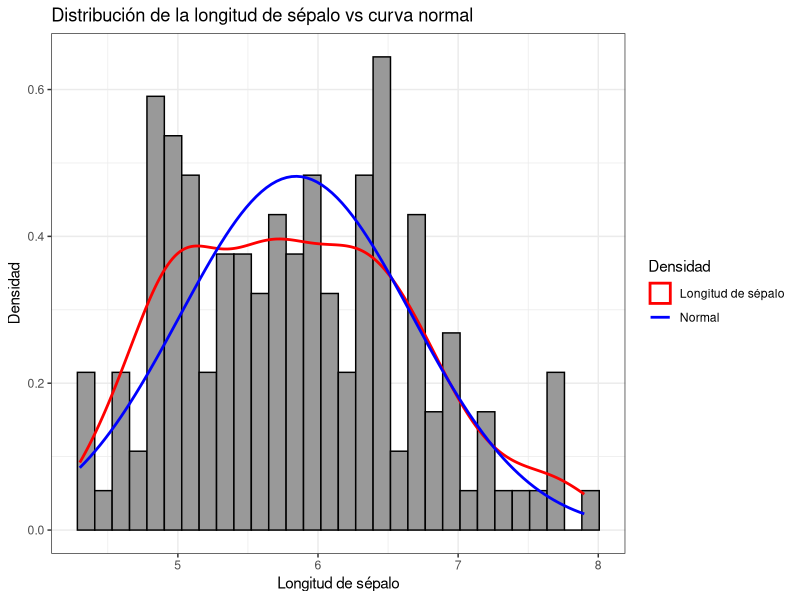
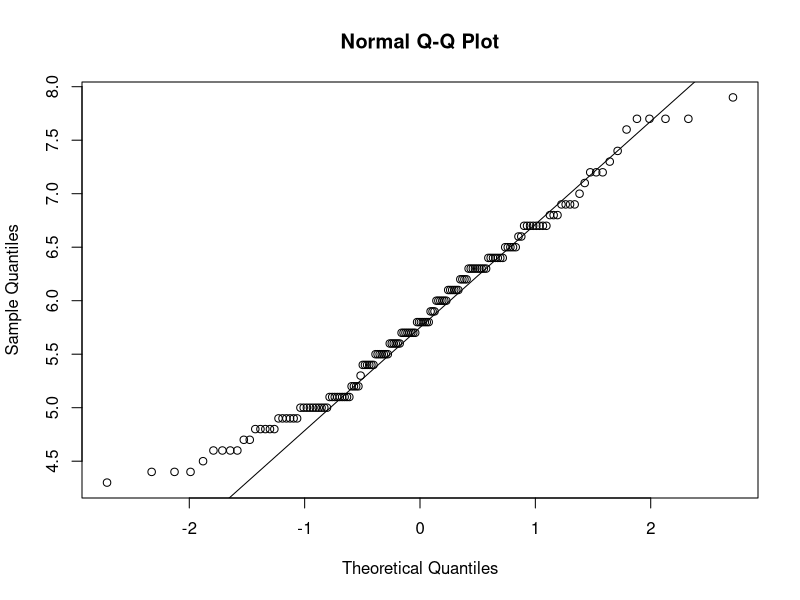
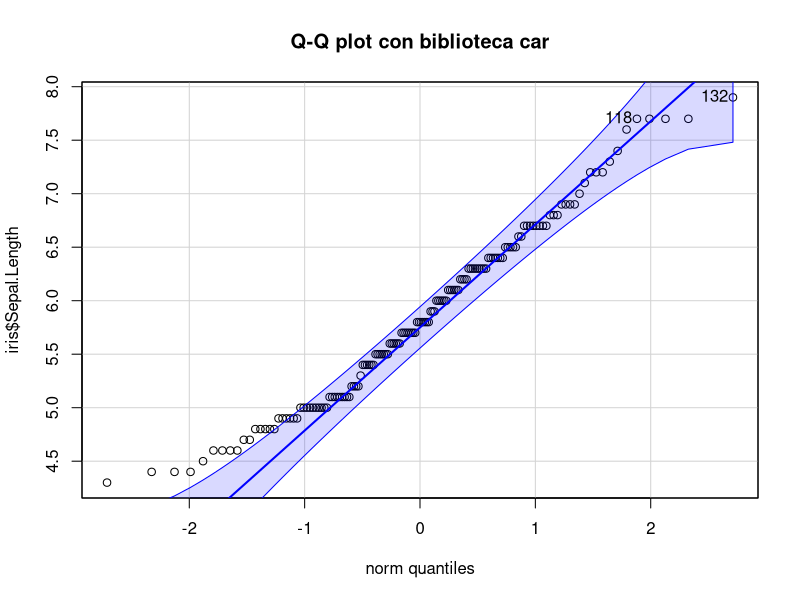
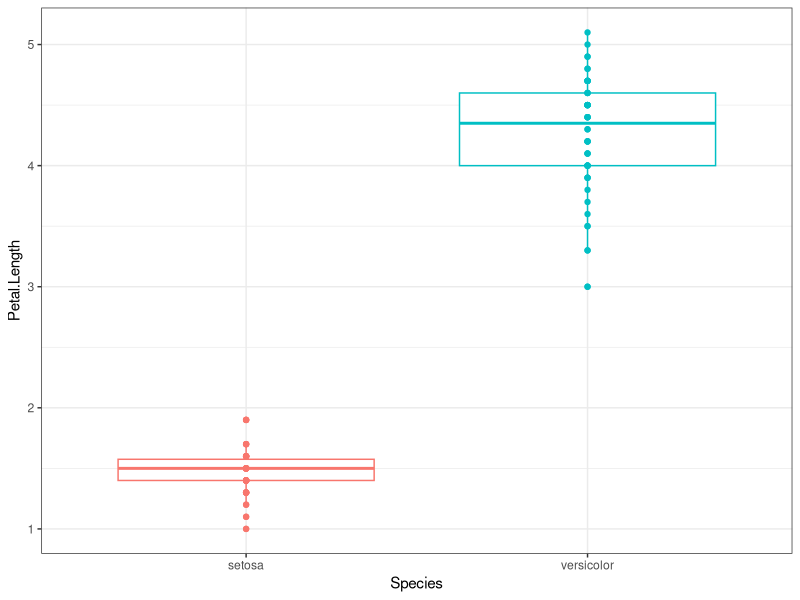
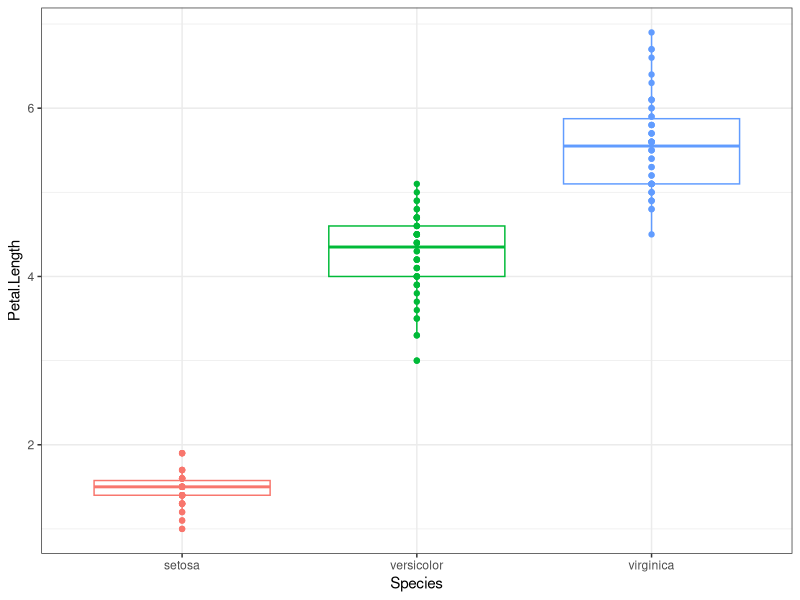
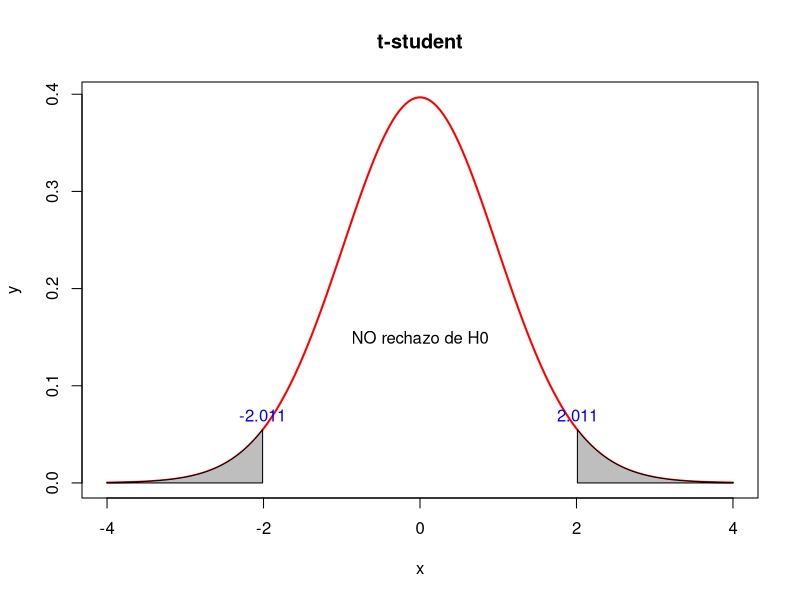
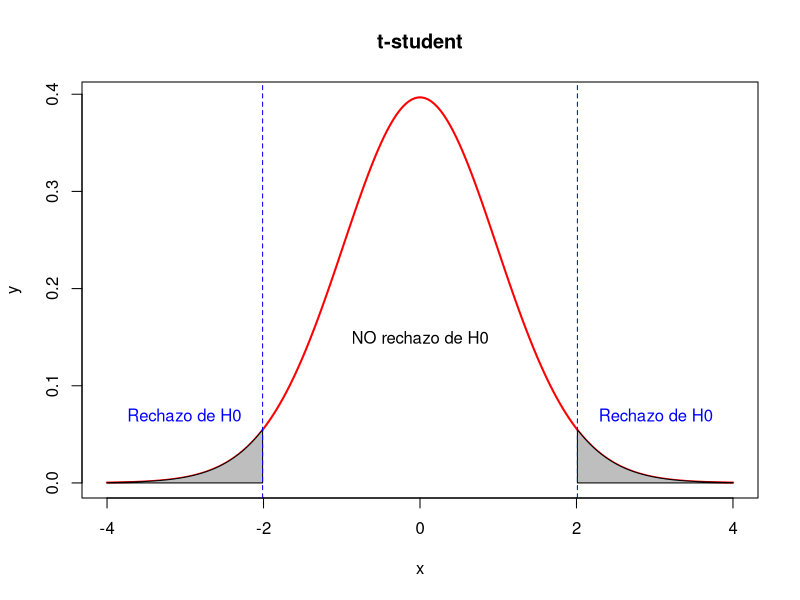
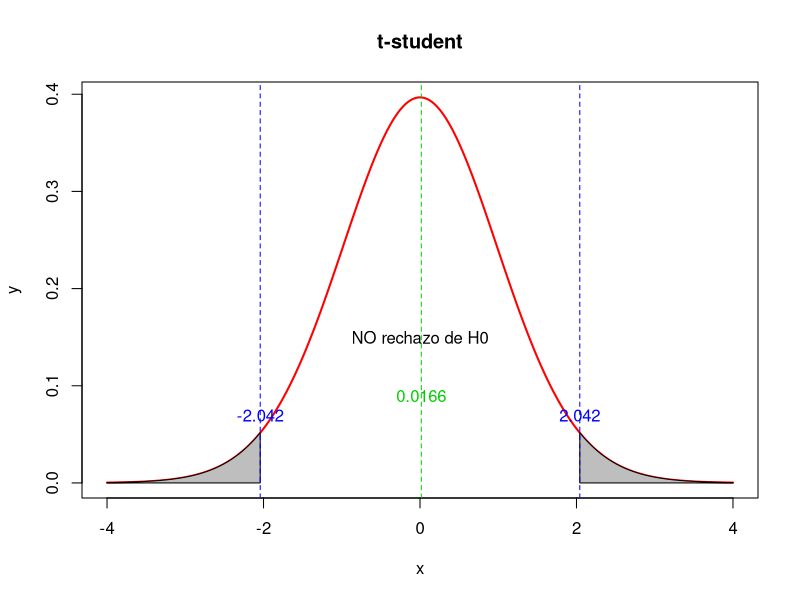

The R source for these figures, in order:
## ---- chunk 1
knitr::opts_chunk$set(echo = TRUE, fig.align = "center")
## ---- chunk 2
library(ggplot2)
ggplot(data = iris, aes(x = Sepal.Length)) +
  geom_histogram(aes(y = ..density..), color = "black", fill = "gray60") +
  geom_density(aes(color = "Longitud de sépalo"), lwd = 0.95) +
  stat_function(aes(color = "Normal"), fun = dnorm, lwd = 0.95,
                args = list(mean = mean(iris$Sepal.Length),
                            sd = sd(iris$Sepal.Length))) +
  scale_colour_manual("Densidad", values = c("red", "blue")) +
  labs(x = "Longitud de sépalo", y = "Densidad",
       title = "Distribución de la longitud de sépalo vs curva normal") +
  theme_bw()
## ---- chunk 3
qqnorm(y = iris$Sepal.Length)
qqline(y = iris$Sepal.Length)
## ---- chunk 4
library(car)
qqPlot(iris$Sepal.Length, main = "Q-Q plot con biblioteca car")
## ---- chunk 5
shapiro.test(x = iris$Sepal.Length)
## ---- chunk 6
ks.test(x = iris$Sepal.Length, y = "pnorm", mean(iris$Sepal.Length),
        sd(iris$Sepal.Length))
## ---- chunk 7
datos_filtrados <- iris[iris$Species == "setosa" | iris$Species == "versicolor",]

ggplot(data = datos_filtrados, aes(x = Species, y = Petal.Length, colour = Species)) +
  geom_boxplot() +
  geom_point() +
  theme_bw() +
  theme(legend.position = "none")
## ---- chunk 8
var.test(x = iris[iris$Species == "versicolor", "Petal.Length"],
         y = iris[iris$Species == "setosa", "Petal.Length"])
## ---- chunk 9
ggplot(data = iris, aes(x = Species, y = Petal.Length, colour = Species)) +
  geom_boxplot() +
  geom_point() +
  theme_bw() +
  theme(legend.position = "none")
## ---- chunk 10
bartlett.test(iris$Petal.Length ~ iris$Species)
## ---- chunk 11
library(car)
leveneTest(y = iris$Petal.Length, group = iris$Species)
## ---- chunk 12
head(Soils)
## ---- chunk 13
qt(p = 0.025, df = 47) #función qt para hallar el valor (cuantil) de t de alfa/2
qt(p = 0.975, df = 47) #función qt para hallar el valor (cuantil) de t de alfa/2
## ---- chunk 14
mean(Soils$pH)
## ---- chunk 15
sd(Soils$pH)
## ---- chunk 16
Limite_inferior <- 4.669-((2.011)*(0.671/sqrt(48)))
Limite_inferior
## ---- chunk 17
Limite_superior <- 4.669+((2.011)*(0.671/sqrt(48)))
Limite_superior
## ---- chunk 18
qt(p = 0.05, df = 47) #función qt para hallar el valor (cuantil) de t de alfa/2
qt(p = 0.95, df = 47) #función qt para hallar el valor (cuantil) de t de alfa/2
## ---- chunk 19
mean(Soils$N)
## ---- chunk 20
sd(Soils$N)
## ---- chunk 21
Limite_inferior <- 0.101-((1.677)*(0.067/sqrt(48)))
Limite_inferior
## ---- chunk 22
Limite_superior <- 0.101+((1.677)*(0.067/sqrt(48)))
Limite_superior
## ---- chunk 23
qt(p = 0.005, df = 47) #función qt para hallar el valor (cuantil) de t de alfa/2
qt(p = 0.995, df = 47) #función qt para hallar el valor (cuantil) de t de alfa/2
## ---- chunk 24
mean(Soils$P)
## ---- chunk 25
sd(Soils$P)
## ---- chunk 26
Limite_inferior <- 166.16-((2.684)*(81.160/sqrt(48)))
Limite_inferior
## ---- chunk 27
Limite_superior <- 166.16+((2.684)*(81.160/sqrt(48)))
Limite_superior
## ---- chunk 28
mean(Soils$pH) #promedio de pH
sd(Soils$pH) #desviación estándar (S) de pH
## ---- chunk 29
t_observado <- (4.669375-6.5)/((0.6718549/sqrt(48)))
t_observado
## ---- chunk 30
t_teorico_ <- qt(p = 0.025, df = 47)
t_teorico_
## ---- chunk 31
x <- seq(-4, 4, length = 200)
y <- dt(x, df = 47)
plot(x, y, type = "l", lwd = 2, col = "red", main = "t-student")
x <- seq(-4, -2.011741, length = 200)
y <- dt(x, df = 47)
polygon(c(-4, x, -2.011741), c(0, y, 0), col = "gray")
x <- seq(2.011741, 4, length = 200)
y <- dt(x, df = 47)
polygon(c(2.011741, x, 4), c(0, y, 0), col = "gray")
text(x = -2.011741, y = 0.07, labels = "-2.011", col = "blue")
text(x = 2.011741, y = 0.07, labels = "2.011", col = "blue")
text(x = 0, y = 0.15, labels = "NO rechazo de H0", col = "black")
## ---- chunk 32
x <- seq(-4, 4, length = 200)
y <- dt(x, df = 47)
plot(x, y, type = "l", lwd = 2, col = "red", main = "t-student")
x <- seq(-4, -2.011741, length = 200)
y <- dt(x, df = 47)
polygon(c(-4, x, -2.011741), c(0, y, 0), col = "gray")
x <- seq(2.011741, 4, length = 200)
y <- dt(x, df = 47)
polygon(c(2.011741, x, 4), c(0, y, 0), col = "gray")
abline(v = 2.011741, col = "blue", lty = 2)
abline(v = -2.011741, col = "blue", lty = 2)
text(x = 0, y = 0.15, labels = "NO rechazo de H0", col = "black")
text(x = -3.011741, y = 0.07, labels = "Rechazo de H0", col = "blue")
text(x = 3.011741, y = 0.07, labels = "Rechazo de H0", col = "blue")
## ---- chunk 33
ph_slope <- Soils[Soils$Contour == "Slope", "pH"] #vector con los datos de pH para Slope 
ph_depression <- Soils[Soils$Contour == "Depression", "pH"] #vector con los datos de pH para Depression 
length(ph_slope) #n1
length(ph_depression) #n2
## ---- chunk 34
mean(ph_slope)
mean(ph_depression)
## ---- chunk 35
sd(ph_slope)
sd(ph_depression)
## ---- chunk 36
var(ph_slope)
var(ph_depression)
## ---- chunk 37
sp <- ((16-1)*0.8487) + ((16-1)*0.5430)/(16+16-2)
sp
## ---- chunk 38
t_observado <- (4.74625-4.691875)/(13.002*sqrt((0.7203583/16)+(0.2948963/16)))
t_observado
## ---- chunk 39
qt(p = 0.025, df = 30)
qt(p = 0.025, df = 30)
## ---- chunk 40
x <- seq(-4, 4, length = 200)
y <- dt(x, df = 47)
plot(x, y, type = "l", lwd = 2, col = "red", main = "t-student")
x <- seq(-4, -2.042272, length = 200)
y <- dt(x, df = 47)
polygon(c(-4, x, -2.042272), c(0, y, 0), col = "gray")
x <- seq(2.042272, 4, length = 200)
y <- dt(x, df = 47)
polygon(c(2.042272, x, 4), c(0, y, 0), col = "gray")
abline(v = 2.042272, col = "blue", lty = 2)
abline(v = -2.042272, col = "blue", lty = 2)
abline(v = 0.01661231, col = "green3", lty = 2)
text(x = 0.01661231, y = 0.09, labels = "0.0166", col = "green3")
text(x = -2.042272, y = 0.07, labels = "-2.042", col = "blue")
text(x = 2.042272, y = 0.07, labels = "2.042", col = "blue")
text(x = 0, y = 0.15, labels = "NO rechazo de H0", col = "black")
## ---- chunk 41
t.test(x = Soils$pH, conf.level = 0.95)
## ---- chunk 42
ic_ph <- t.test(x = Soils$pH, conf.level = 0.95)
names(ic_ph) #nombres de los resultados de ic_ph producto del t.test()
ic_ph["conf.int"] #Mostrando sólo el resultado que compete a los intervalos de confianza
## ---- chunk 43
ic_N <- t.test(x = Soils$N, conf.level = 0.90)
ic_N["conf.int"] #Mostrando sólo el resultado que compete a los intervalos de confianza
## ---- chunk 44
ic_P <- t.test(x = Soils$P, conf.level = 0.99)
ic_P["conf.int"] #Mostrando sólo el resultado que compete a los intervalos de confianza
## ---- chunk 45
t.test(x = Soils$pH, mu = 6.5, alternative = "two.sided", conf.level = 0.95)
## ---- chunk 46
library(car)
par(mfrow = c(1, 2))
qqPlot(Soils$pH, main = "QQ plot del pH", ylab = "pH")
hist(Soils$pH, xlab = "pH", ylab = "Frecuencia", main = "Distribución del pH",
     col = "gray50", nclass = 15, probability = TRUE)
lines(density(x = Soils$pH), lwd = 1.5, col = "red")
## ---- chunk 47
shapiro.test(Soils$pH)
ks.test(x = Soils$pH, "pnorm")
## ---- chunk 48
ph_slope <- Soils[Soils$Contour == "Slope", "pH"] #vector con los datos de pH para Slope 
ph_depression <- Soils[Soils$Contour == "Depression", "pH"] #vector con los datos de pH para Depression 

t.test(x = ph_slope, y = ph_depression, alternative = "two.sided", mu = 0, var.equal = TRUE)
## ---- chunk 49
muestra1 <- c(19.2, 20.8, 20.5, 18.7, 19.3, 20.2, 20.4, 19.9, 18.7, 16.5)
muestra2 <- c(20.1, 18.6, 17.9, 16.5, 21.2, 17.1, 18.6, 19.6, 19.4, 17.9)
## ---- chunk 50
ic_m1 <- t.test(x = muestra1, conf.level = 0.95)
ic_m1["conf.int"] #Mostrando sólo el resultado que compete a los intervalos de confianza
## ---- chunk 51
ic_m1 <- t.test(x = muestra1, conf.level = 0.95) #intervalo de confianza muestra 1
ic_m1["conf.int"] 
## ---- chunk 52
ic_m2 <- t.test(x = muestra2, conf.level = 0.95) #intervalo de confianza muestra 2
ic_m2["conf.int"] 
## ---- chunk 53
par(mfrow = c(1, 2))
boxplot(muestra1, col = "gray45", main = "Boxplot muestra 1", ylab = "Galones/100 Km")
boxplot(muestra2, col = "gray45", main = "Boxplot muestra 2", ylab = "Galones/100 Km")
## ---- chunk 54
par(mfrow = c(1, 2))
qqPlot(muestra1, main = "Q-Q plot muestra 1")
qqPlot(muestra2, main = "Q-Q plot muestra 2")
## ---- chunk 55
t.test(x = muestra1,                    #muestra 1
       y = muestra2,                    #muestra 2
       conf.level = 0.95,               #nivel de confianza
       alternative = "two.sided",       #prueba bilateral
       var.equal = TRUE)                #igualdad de varianzas
## ---- chunk 56
x <- seq(-4, 4, length = 200)
y <- dt(x, df = 47)
plot(x, y, type = "l", lwd = 2, col = "red", main = "t-student")
x <- seq(-4, -2.262157, length = 200)
y <- dt(x, df = 47)
polygon(c(-4, x, -2.262157), c(0, y, 0), col = "gray")
x <- seq(2.262157, 4, length = 200)
y <- dt(x, df = 47)
polygon(c(2.262157, x, 4), c(0, y, 0), col = "gray")
abline(v = 2.262157, col = "blue", lty = 2)
abline(v = -2.262157, col = "blue", lty = 2)
abline(v = 1.211, col = "green3", lty = 2)
text(x = 1.211, y = 0.09, labels = "1.211", col = "green3")
text(x = -2.262157, y = 0.07, labels = "-2.262", col = "blue")
text(x = 2.262157, y = 0.07, labels = "2.262", col = "blue")
text(x = 0, y = 0.15, labels = "NO rechazo de H0", col = "black")
text(x = -3.211741, y = 0.3, labels = "Rechazo de H0", col = "blue")
text(x = 3.21741, y = 0.3, labels = "Rechazo de H0", col = "blue")
## ---- chunk 57
vainas_frijol <- c(18,11,17,10,20,25,13,16,25,20,19,20)
## ---- chunk 58
par(mfrow = c(1, 2))
hist(vainas_frijol, main = "Distribución del número de vainas",
     probability = TRUE, col = "gray45")
lines(density(vainas_frijol), lwd = 2, col = "red")
qqPlot(vainas_frijol, main = "Gráfico QQ número de vainas")
## ---- chunk 59
shapiro.test(vainas_frijol)
## ---- chunk 60
ic_vainas <- t.test(x = vainas_frijol, conf.level = 0.95)
ic_vainas$conf.int
## ---- chunk 61
head(PlantGrowth)
## ---- chunk 62
var.test(x = PlantGrowth[PlantGrowth$group == "trt1", "weight"], 
         y = PlantGrowth[PlantGrowth$group == "ctrl", "weight"],
         alternative = "two.sided",
         ratio = 1,
         conf.level = 0.95)
## ---- chunk 63
encuesta <- read.csv("Encuesta.csv")
table(encuesta$LenguajeP)
## ---- chunk 64
proporcion_lp <- 17/56
proporcion_lp
## ---- chunk 65
ic_proporcion <- prop.test(x = 17, n = 56, conf.level = 0.95)
ic_proporcion$conf.int
## ---- chunk 66
prop.test(x = 17, n = 56, p = 0.40, alternative = "less", conf.level = 0.95)
